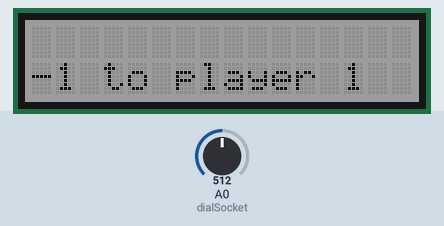
Bench run of a sketch on a simulated Arduino Uno, built with avr-gcc and run on an emulated ATmega328P. Shown: 16×2 character LCD. The inputs (shaded band) are chosen by the test bench; at power-on: A0 (dialSocket) = 512.

Above: at 1.2 s.
1.3 s: A0 (dialSocket) set to 497
At 1.9 s:
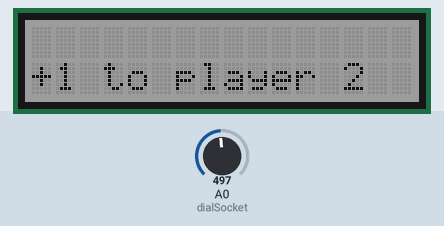
2.8 s: A0 (dialSocket) set to 122
At 3.1 s:
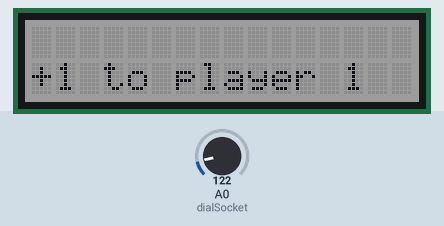
4.3 s: A0 (dialSocket) set to 716
5.8 s: A0 (dialSocket) set to 511
At 6.6 s:
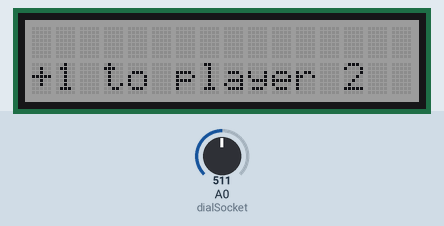
Timing chart, 0 to 8.3 s (numbered marks = the images above; inputs shaded):
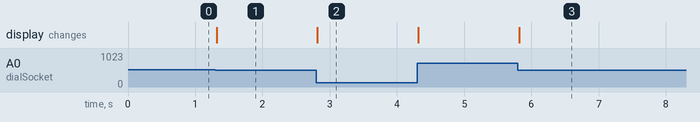

Measured:
- the behaviour switches between 512 and 511 on A0 (dialSocket) (found by bisection; images 0 and 1)
- after the input at 1.3 s, the display: changes at once (image 1)
- after the input at 2.8 s, the display: changes at once (image 2)
- after the input at 5.8 s, the display: changes at once (image 3)

The sketch:

L_08_C_04.ino
```cpp
#include <Wire.h>
#include "rgb_lcd.h"
const int buttonSocket = 5;
const int dialSocket = A0;

rgb_lcd lcd;
const int colorR = 128;
const int colorG = 128;
const int colorB = 128;

int dialReading = -1;
int testReading;


char *messages[] = {
  "+1 to player 1",
  "+1 to player 2",
  "-1 to player 1",
  "-1 to player 2"
};

void setup() {
  // put your setup code here, to run once:
  pinMode(buttonSocket, INPUT);
  pinMode(dialSocket, INPUT);
  lcd.begin(16, 2);
  lcd.setRGB(colorR, colorG, colorB);
}

void loop() {
  // put your main code here, to run repeatedly:
  testReading = analogRead(dialSocket)/256;
  if(dialReading != testReading){
      dialReading = analogRead(dialSocket)/256;
      lcd.clear();
      lcd.setCursor(0, 1);
      lcd.print(messages[dialReading]);
  }
}
```
